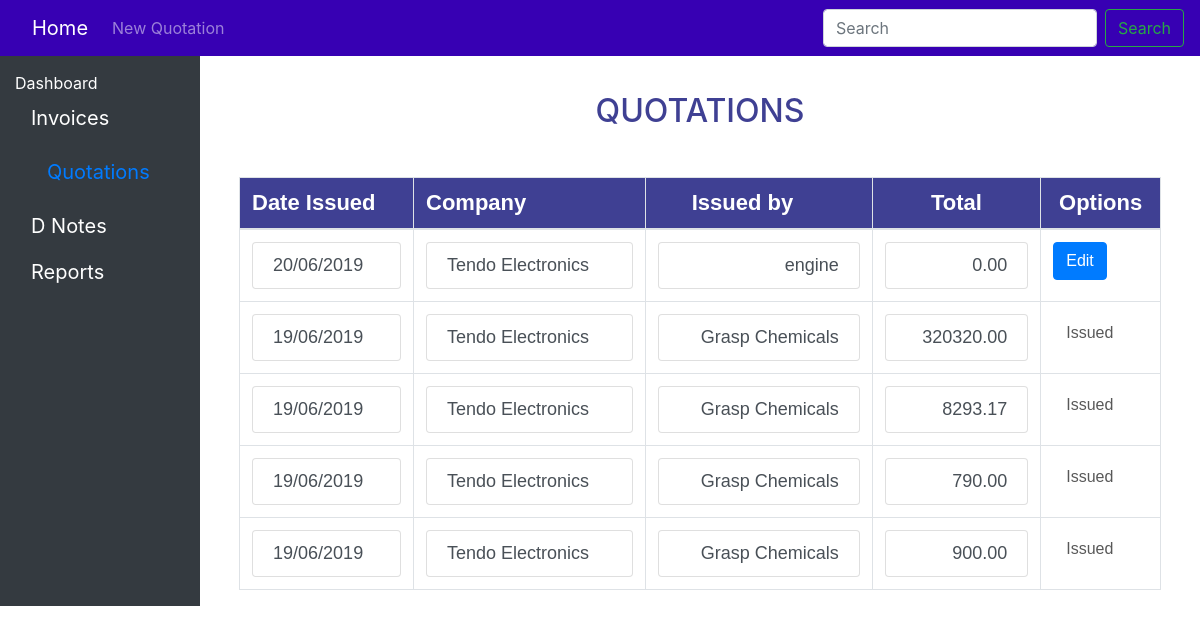
The page /system/quotations/ on the database as committed earlier.
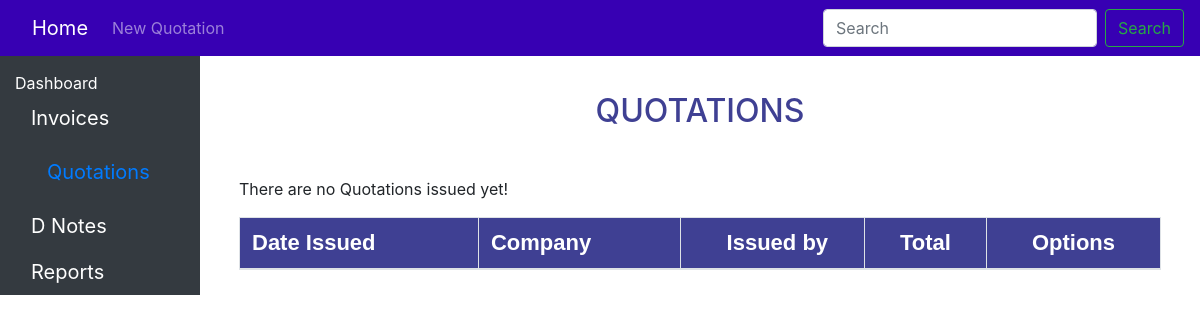
The same page on the database as committed later.
### system/models.py (models this page shows, shortened)
class Quotation(models.Model):
    ref_number = models.CharField(max_length = 15)
    total = models.DecimalField(default=0.0,decimal_places=2,max_digits=25)
    customer = models.CharField(max_length = 50)
    customer_address = models.CharField(max_length = 50)
    user_name =models.CharField(default='Grasp Chemicals',max_length = 25)
    date_created = models.DateTimeField('date_published')

### system/views.py (the view)
# urls.py: path('quotations/', views.quotations, name='quotations'),
def quotations(request):
        quotation_list= Quotation.objects.order_by('-date_created')
        template= 'system/quotations/quotations.html'
        return render(request,template,{'quotation_list':quotation_list})

### system/templates/system/quotations/quotations.html (shortened to what this page needs)
{% load static %}
<link rel="stylesheet" type="text/css" href="{% static "system/css/styles.css" %}">
<link rel="stylesheet" type="text/css" href="{% static "system/css/bootstrap.min.css" %}" >
<link rel="stylesheet" type="text/css" href="{% static "system/css/bootstrap.css" %}" >
<link rel="stylesheet" href=" {% static "system/css/footer.css"%} ">
<link rel="stylesheet" href="http://cdnjs.cloudflare.com/ajax/libs/font-awesome/4.6.3/css/font-awesome.min.css">
{% load static %}
<nav class="navbar navbar-expand-lg navbar-dark fixed-top" style="background-color: #3700B3;">
  <div class="collapse navbar-collapse" id="navbarSupportedContent">
    <ul class="navbar-nav mr-auto">
      <li class="nav-item active">
        <a class="navbar-brand" href="{%url 'system:index' %}">Home <span class="sr-only">(current)</span></a>
      </li>
      <li class="nav-item">
        <a class="nav-link" href="{% url 'system:qcreate' %}" role="button">New Quotation</a>
      </li>
    </ul>
    <form class="form-inline my-2 my-lg-0">
      <input class="form-control mr-sm-2" type="search" placeholder="Search" aria-label="Search">
      <button class="btn btn-outline-success my-2 my-sm-0" type="submit">Search</button>
    </form>
  </div>
</nav>
<div class="container-fluid">
  <div class="row">
    <nav class="col-md-2 d-none d-md-block bg-dark sidebar ">
      <div class="sidebar-sticky" style="padding-top:42%; color:white;">
        <ul class="nav flex-column" id = "list">
          <li class="nav-item">
            <a  class="white" class="nav-link " href="{% url 'system:index' %}" >
              Dashboard
            </a>
          </li>
          <li class="nav-item btn-lg ">
            <a class="white" class="nav-link" href="{% url 'system:invoices' %}">
              Invoices
            </a>
          </li>
          <li class="nav-item btn-lg ">
            <a  class=" nav-link " href="#">
              Quotations
            </a>
          </li>
          <li class="nav-item btn-lg ">
            <a class="white" class="nav-link" href="#">
              D Notes
            </a>
          </li>
          <li class="nav-item btn-lg ">
            <a class="white" class="nav-link" href="#">
              Reports
            </a>
          </li>
        </ul>
      </div>
    </nav>
    <main role="main" class="col-md-9 ml-sm-auto col-lg-10 pt-3 px-4">
  <center><h2 style="padding-top:8%;">QUOTATIONS<br><br></h2></center>
  <div class="container">
    <table class="table  table-hover  ">
      <thead>
        <tr style="background-color:#3F4093;"class="p">
          <th class= "table-bordered"scope="col-1" style="color: white;">Date Issued</th>
          <th class= "table-bordered"scope="col-1" style="color: white;">Company</th>
          <th class= "table-bordered"scope="col" style="color: white;padding-left:5%;" >Issued by</th>
          <th class= "header table-bordered "scope="col" style="color: white;">Total</th>
          <th class= "header table-bordered "scope="col" style="color: white;">Options</th>
        </tr>
      </thead>
      <tbody>
        {% load django_template_maths %}
        {% if quotation_list %}
        {% for q in quotation_list%}
          {% with total=q.total %}
            <tr>
              <td class= "table-bordered"><a href="{% url 'system:qdetail' q.id%}" class="list-group-item list-group-item-action"> {{q.date_created|date:"d"}}/{{q.date_created|date:"m"}}/{{q.date_created|date:"Y"}}</a>
              <td class= "table-bordered">
                <a href="{% url 'system:qdetail' q.id%}" class="list-group-item list-group-item-action"> {{q.customer}}</a>
              </td>
              <td class="data table-bordered"><a href="{% url 'system:qdetail' q.id%}" class="list-group-item list-group-item-action"> {{q.user_name}}</a></td>
              <td class="data table-bordered"><a href="{% url 'system:qdetail' q.id%}" class="list-group-item list-group-item-action"> {{q.total}}</a></td>
              <td  class=" table-bordered" style="align:center">
                {% if q.total <= 0 %}
                <a href="{% url 'system:qpreview' q.id%}" class=" btn btn-primary float-sm-left" style="text-align:center; margin-right:10px;">Edit</a>
                {% else %}
                <a class="  btn  disabled" href="#"style="color:#000000;text-align:center">Issued</a>
                {%endif%}
              </td>
            </tr>
            {% endwith %}
        {% endfor %}
        {% else %}
        <p>There are no Quotations issued yet!</p>
        {% endif %}
      </tbody>
    </table>
  </main>
</div>
</div>

### system/static/system/css/styles.css (style rules this page uses)
.white { color:white; }
th { color: red; font-size: 22px; font-family: arial; }
p { color:inherit; }
.p { color:black; margin-bottom: 4px; font-size: 18px; font-family: sans-serif; }
h2 { color:#3F4093; }
.header { text-align: center; }

Rows that differ between the two databases and show on the page:
removed Quotation: date_created "20", date_created "06", date_created "2019", customer "Tendo Electronics", user_name "engine", total "0.00", shows "Edit"
removed Quotation: date_created "19", date_created "06", date_created "2019", customer "Tendo Electronics", user_name "Grasp Chemicals", total "320320.00", shows "Issued"
removed Quotation: date_created "19", date_created "06", date_created "2019", customer "Tendo Electronics", user_name "Grasp Chemicals", total "8293.17", shows "Issued"
removed Quotation: date_created "19", date_created "06", date_created "2019", customer "Tendo Electronics", user_name "Grasp Chemicals", total "790.00", shows "Issued"
removed Quotation: date_created "19", date_created "06", date_created "2019", customer "Tendo Electronics", user_name "Grasp Chemicals", total "900.00", shows "Issued"
Other text that changed with them:
text now shown: "There are no Quotations issued yet!"
